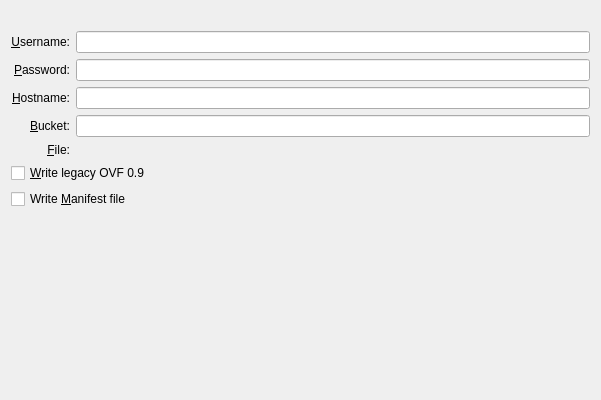
<?xml version="1.0" encoding="UTF-8"?>
<ui version="4.0">
 <comment>
 VBox frontends: Qt4 GUI (&quot;VirtualBox&quot;):

     Copyright (C) 2009-2010 Oracle Corporation

     This file is part of VirtualBox Open Source Edition (OSE), as
     available from http://www.virtualbox.org. This file is free software;
     you can redistribute it and/or modify it under the terms of the GNU
     General Public License (GPL) as published by the Free Software
     Foundation, in version 2 as it comes in the "COPYING" file of the
     VirtualBox OSE distribution. VirtualBox OSE is distributed in the
     hope that it will be useful, but WITHOUT ANY WARRANTY of any kind.
 </comment>
 <class>UIExportApplianceWzdPage3</class>
 <widget class="QWidget" name="UIExportApplianceWzdPage3">
  <property name="geometry">
   <rect>
    <x>0</x>
    <y>0</y>
    <width>600</width>
    <height>400</height>
   </rect>
  </property>
  <property name="sizePolicy">
   <sizepolicy hsizetype="Minimum" vsizetype="Minimum">
    <horstretch>0</horstretch>
    <verstretch>0</verstretch>
   </sizepolicy>
  </property>
  <layout class="QVBoxLayout" name="verticalLayout">
   <item>
    <widget class="QILabel" name="m_pPage4Text1">
     <property name="wordWrap">
      <bool>true</bool>
     </property>
    </widget>
   </item>
   <item>
    <layout class="QGridLayout" name="m_pLayout2">
     <item row="0" column="0">
      <widget class="QLabel" name="m_pTxUsername">
       <property name="text">
        <string>&amp;Username:</string>
       </property>
       <property name="alignment">
        <set>Qt::AlignRight|Qt::AlignTrailing|Qt::AlignVCenter</set>
       </property>
       <property name="buddy">
        <cstring>m_pLeUsername</cstring>
       </property>
      </widget>
     </item>
     <item row="0" column="1">
      <widget class="QLineEdit" name="m_pLeUsername"/>
     </item>
     <item row="1" column="0">
      <widget class="QLabel" name="m_pTxPassword">
       <property name="text">
        <string>&amp;Password:</string>
       </property>
       <property name="alignment">
        <set>Qt::AlignRight|Qt::AlignTrailing|Qt::AlignVCenter</set>
       </property>
       <property name="buddy">
        <cstring>m_pLePassword</cstring>
       </property>
      </widget>
     </item>
     <item row="1" column="1">
      <widget class="QLineEdit" name="m_pLePassword">
       <property name="echoMode">
        <enum>QLineEdit::Password</enum>
       </property>
      </widget>
     </item>
     <item row="2" column="0">
      <widget class="QLabel" name="m_pTxHostname">
       <property name="text">
        <string>&amp;Hostname:</string>
       </property>
       <property name="alignment">
        <set>Qt::AlignRight|Qt::AlignTrailing|Qt::AlignVCenter</set>
       </property>
       <property name="buddy">
        <cstring>m_pLeHostname</cstring>
       </property>
      </widget>
     </item>
     <item row="2" column="1">
      <widget class="QLineEdit" name="m_pLeHostname"/>
     </item>
     <item row="3" column="0">
      <widget class="QLabel" name="m_pTxBucket">
       <property name="text">
        <string>&amp;Bucket:</string>
       </property>
       <property name="alignment">
        <set>Qt::AlignRight|Qt::AlignTrailing|Qt::AlignVCenter</set>
       </property>
       <property name="buddy">
        <cstring>m_pLeBucket</cstring>
       </property>
      </widget>
     </item>
     <item row="3" column="1">
      <widget class="QLineEdit" name="m_pLeBucket"/>
     </item>
     <item row="5" column="0">
      <widget class="QLabel" name="m_pTxFile">
       <property name="text">
        <string>&amp;File:</string>
       </property>
       <property name="alignment">
        <set>Qt::AlignRight|Qt::AlignTrailing|Qt::AlignVCenter</set>
       </property>
       <property name="buddy">
        <cstring>m_pFileSelector</cstring>
       </property>
      </widget>
     </item>
     <item row="5" column="1">
      <widget class="VBoxEmptyFileSelector" name="m_pFileSelector" native="true"/>
     </item>
    </layout>
   </item>
   <item>
    <widget class="QCheckBox" name="m_pSelectOVF09">
     <property name="toolTip">
      <string>Write in legacy OVF 0.9 format for compatibility with other virtualization products.</string>
     </property>
     <property name="text">
      <string>&amp;Write legacy OVF 0.9</string>
     </property>
    </widget>
   </item>
   <item>
    <widget class="QCheckBox" name="m_pSelectManifest">
     <property name="toolTip">
      <string>Create a Manifest file for automatic data integrity checks on import.</string>
     </property>
     <property name="text">
      <string>Write &amp;Manifest file</string>
     </property>
    </widget>
   </item>
   <item>
    <spacer name="m_pSpacer1">
     <property name="orientation">
      <enum>Qt::Vertical</enum>
     </property>
     <property name="sizeHint" stdset="0">
      <size>
       <width>579</width>
       <height>144</height>
      </size>
     </property>
    </spacer>
   </item>
  </layout>
 </widget>
 <customwidgets>
  <customwidget>
   <class>QILabel</class>
   <extends>QLabel</extends>
   <header>QILabel.h</header>
  </customwidget>
  <customwidget>
   <class>VBoxEmptyFileSelector</class>
   <extends>QWidget</extends>
   <header>VBoxFilePathSelectorWidget.h</header>
  </customwidget>
 </customwidgets>
 <resources/>
 <connections/>
</ui>
